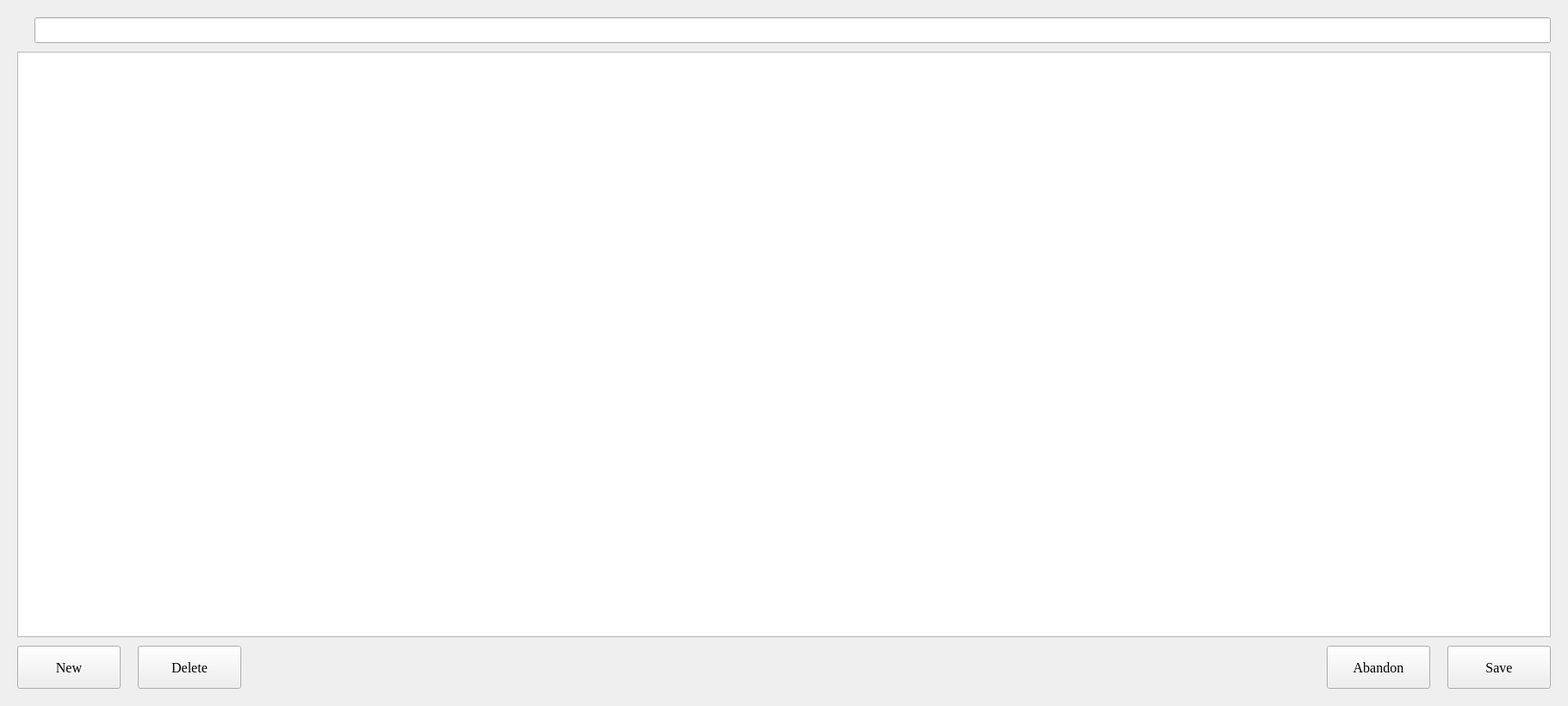
<?xml version="1.0" encoding="UTF-8"?>
<ui version="4.0">
 <class>AlarmEditView</class>
 <widget class="QWidget" name="AlarmEditView">
  <property name="geometry">
   <rect>
    <x>0</x>
    <y>0</y>
    <width>1820</width>
    <height>820</height>
   </rect>
  </property>
  <property name="windowTitle">
   <string>Form</string>
  </property>
  <layout class="QVBoxLayout" name="verticalLayout">
   <property name="spacing">
    <number>10</number>
   </property>
   <property name="leftMargin">
    <number>20</number>
   </property>
   <property name="topMargin">
    <number>20</number>
   </property>
   <property name="rightMargin">
    <number>20</number>
   </property>
   <property name="bottomMargin">
    <number>20</number>
   </property>
   <item>
    <layout class="QHBoxLayout" name="horizontalLayout_3">
     <item>
      <widget class="QLabel" name="lbl_Filter">
       <property name="maximumSize">
        <size>
         <width>60</width>
         <height>16777215</height>
        </size>
       </property>
       <property name="font">
        <font>
         <family>Times New Roman</family>
         <pointsize>14</pointsize>
        </font>
       </property>
       <property name="text">
        <string/>
       </property>
      </widget>
     </item>
     <item>
      <widget class="QLineEdit" name="led_SearchValue">
       <property name="minimumSize">
        <size>
         <width>0</width>
         <height>25</height>
        </size>
       </property>
       <property name="font">
        <font>
         <family>Times New Roman</family>
         <pointsize>14</pointsize>
        </font>
       </property>
      </widget>
     </item>
    </layout>
   </item>
   <item>
    <widget class="QTableView" name="tbw_AlarmEditor">
     <property name="font">
      <font>
       <family>Times New Roman</family>
       <pointsize>12</pointsize>
      </font>
     </property>
     <property name="focusPolicy">
      <enum>Qt::NoFocus</enum>
     </property>
     <property name="styleSheet">
      <string notr="true">QTableView::indicator{
subcontrol-position:center center;
margin-left:35;
margin-right:35;
margin-top:2;
}</string>
     </property>
     <property name="alternatingRowColors">
      <bool>true</bool>
     </property>
     <property name="selectionMode">
      <enum>QAbstractItemView::SingleSelection</enum>
     </property>
     <property name="selectionBehavior">
      <enum>QAbstractItemView::SelectRows</enum>
     </property>
     <property name="showGrid">
      <bool>true</bool>
     </property>
     <property name="gridStyle">
      <enum>Qt::SolidLine</enum>
     </property>
     <attribute name="horizontalHeaderHighlightSections">
      <bool>false</bool>
     </attribute>
     <attribute name="horizontalHeaderStretchLastSection">
      <bool>true</bool>
     </attribute>
    </widget>
   </item>
   <item>
    <layout class="QHBoxLayout" name="horizontalLayout_4">
     <property name="spacing">
      <number>20</number>
     </property>
     <property name="leftMargin">
      <number>0</number>
     </property>
     <property name="topMargin">
      <number>0</number>
     </property>
     <property name="rightMargin">
      <number>0</number>
     </property>
     <property name="bottomMargin">
      <number>0</number>
     </property>
     <item>
      <widget class="QPushButton" name="btn_CreateNew">
       <property name="minimumSize">
        <size>
         <width>120</width>
         <height>50</height>
        </size>
       </property>
       <property name="maximumSize">
        <size>
         <width>120</width>
         <height>50</height>
        </size>
       </property>
       <property name="font">
        <font>
         <family>Times New Roman</family>
         <pointsize>12</pointsize>
        </font>
       </property>
       <property name="text">
        <string>New</string>
       </property>
      </widget>
     </item>
     <item>
      <widget class="QPushButton" name="btn_Delete">
       <property name="minimumSize">
        <size>
         <width>120</width>
         <height>50</height>
        </size>
       </property>
       <property name="maximumSize">
        <size>
         <width>120</width>
         <height>50</height>
        </size>
       </property>
       <property name="font">
        <font>
         <family>Times New Roman</family>
         <pointsize>12</pointsize>
        </font>
       </property>
       <property name="text">
        <string>Delete</string>
       </property>
      </widget>
     </item>
     <item>
      <spacer name="horizontalSpacer_2">
       <property name="orientation">
        <enum>Qt::Horizontal</enum>
       </property>
       <property name="sizeHint" stdset="0">
        <size>
         <width>40</width>
         <height>20</height>
        </size>
       </property>
      </spacer>
     </item>
     <item>
      <widget class="QPushButton" name="btn_Abandon">
       <property name="minimumSize">
        <size>
         <width>120</width>
         <height>50</height>
        </size>
       </property>
       <property name="maximumSize">
        <size>
         <width>120</width>
         <height>50</height>
        </size>
       </property>
       <property name="font">
        <font>
         <family>Times New Roman</family>
         <pointsize>12</pointsize>
        </font>
       </property>
       <property name="text">
        <string>Abandon</string>
       </property>
      </widget>
     </item>
     <item>
      <widget class="QPushButton" name="btn_Save">
       <property name="minimumSize">
        <size>
         <width>120</width>
         <height>50</height>
        </size>
       </property>
       <property name="maximumSize">
        <size>
         <width>120</width>
         <height>50</height>
        </size>
       </property>
       <property name="font">
        <font>
         <family>Times New Roman</family>
         <pointsize>12</pointsize>
        </font>
       </property>
       <property name="text">
        <string>Save</string>
       </property>
      </widget>
     </item>
    </layout>
   </item>
  </layout>
 </widget>
 <resources/>
 <connections/>
</ui>
